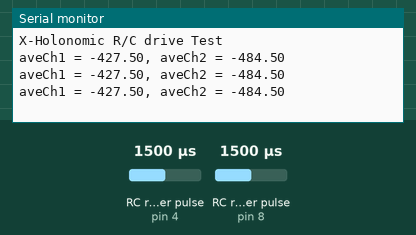
Simulated run of this sketch. Board: Arduino Uno, built with avr-gcc and run on an emulated ATmega328P. On the bench: the last lines printed to the serial monitor. Wiring (inferred from the names in the program): 2 × RC receiver channel: data pin 4 / data pin 8. Inputs (shaded band) come from the test bench; at power-on: RC receiver pulse (sensors on pin 4, pin 8) 1500 µs.

Above: at 1.2 s.
1.3 s: RC receiver pulse (sensor on pin 4) set to 1020 µs
At 1.77 s:
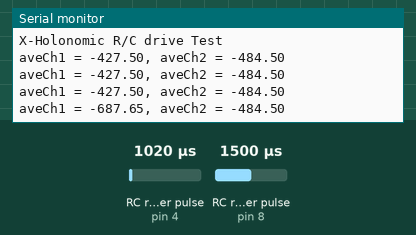
2.8 s: RC receiver pulse (sensor on pin 8) set to 1020 µs
At 2.91 s:
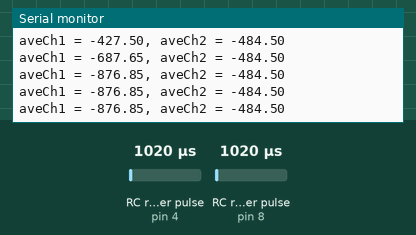
4.3 s: RC receiver pulse (sensor on pin 4) set to 1250 µs
At 4.43 s:
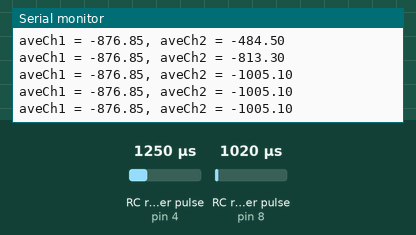
5.8 s: RC receiver pulse (sensor on pin 8) set to 1250 µs
At 5.95 s:
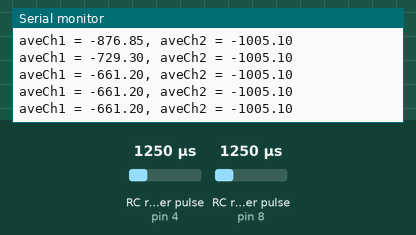
Timing chart, 0 to 8.3 s (numbered marks = the images above; inputs shaded):
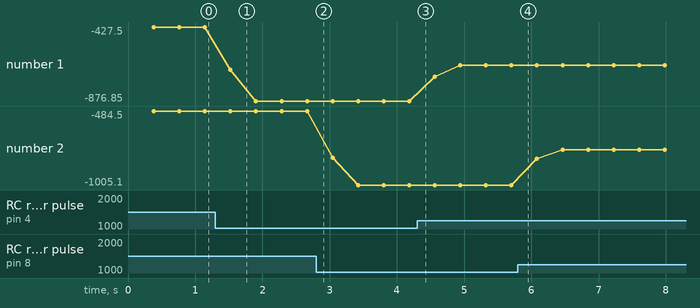

The sketch:

RangeCal_HK.ino
```cpp
// Test of Calibration & range of HobbyKing RC unit.
// Even averaging 20 readings with pulseIn gives pretty noisy data.


// declare R/C pins and variables
#define RC1 4 // Use precompiler statements to define pins; they are constants
#define RC2 8

int ch1; // Right Joysteck, Left - Right reading
int ch2; // Right Joysteck, Front - Back reading
//int ch3; // Left Joysteck, Front - Back reading
//int ch4; // Left Joystick, Left - Right reading
//int ch5; // VR(A)
//int ch6; // VR(B)

float aveCh1=0;
float aveCh2=0;
byte nread = 1;

void setup() {
  Serial.begin(9600); // set up Serial library at 9600 bps
  Serial.println("X-Holonomic R/C drive Test");

 }

void loop() {
    // Read values
  ch1 = pulseIn(RC1, HIGH, 25000)-1450; // Gives X range to 0 - 1014
  ch2 = pulseIn(RC2, HIGH, 25000)-1510; // Gives Y range to 0 - 875
  // Make sure they are not negative and scale -500 to 500.
  ch1 = map(ch1,0,1014,-500, 500);
  ch2 = map(ch2,0,875,-500, 500);
  /* Serial.print("Ch1 = "); */
  /* Serial.print(ch1); */
  /* Serial.print(", Ch2 = "); */
  /* Serial.println(ch2); */
  // Check for the 0 point here by Uncommenting the above section

  aveCh1 +=ch1;
  aveCh2 +=ch2;
  nread ++;
  if( nread == 20 ) {

    Serial.print("aveCh1 = ");
    Serial.print(aveCh1/nread);
    Serial.print(", aveCh2 = ");
    Serial.println(aveCh2/nread);
    aveCh1 = 0;
    aveCh2 = 0;
    nread = 1;
  }
}
```

Measured:
- after the input at 1.3 s, the serial monitor: prints a new line after 0.22 s (image 1)
- plotted number 1: -427.5 → -876.85 after the input at 1.3 s, -876.85 → -661.2 after the input at 4.3 s
- plotted number 2: -484.5 → -1005.1 after the input at 2.8 s, -1005.1 → -756.2 after the input at 5.8 s
